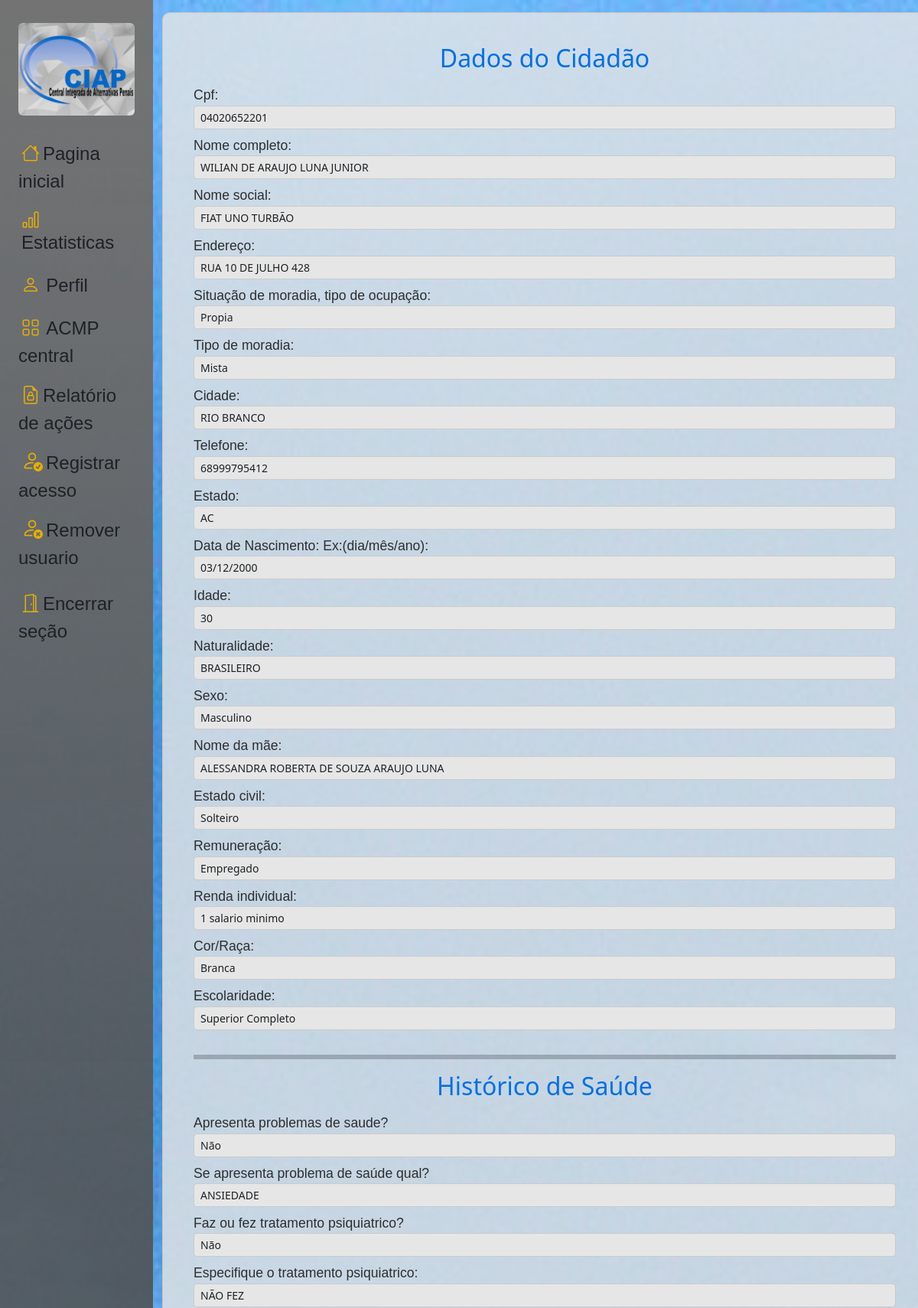
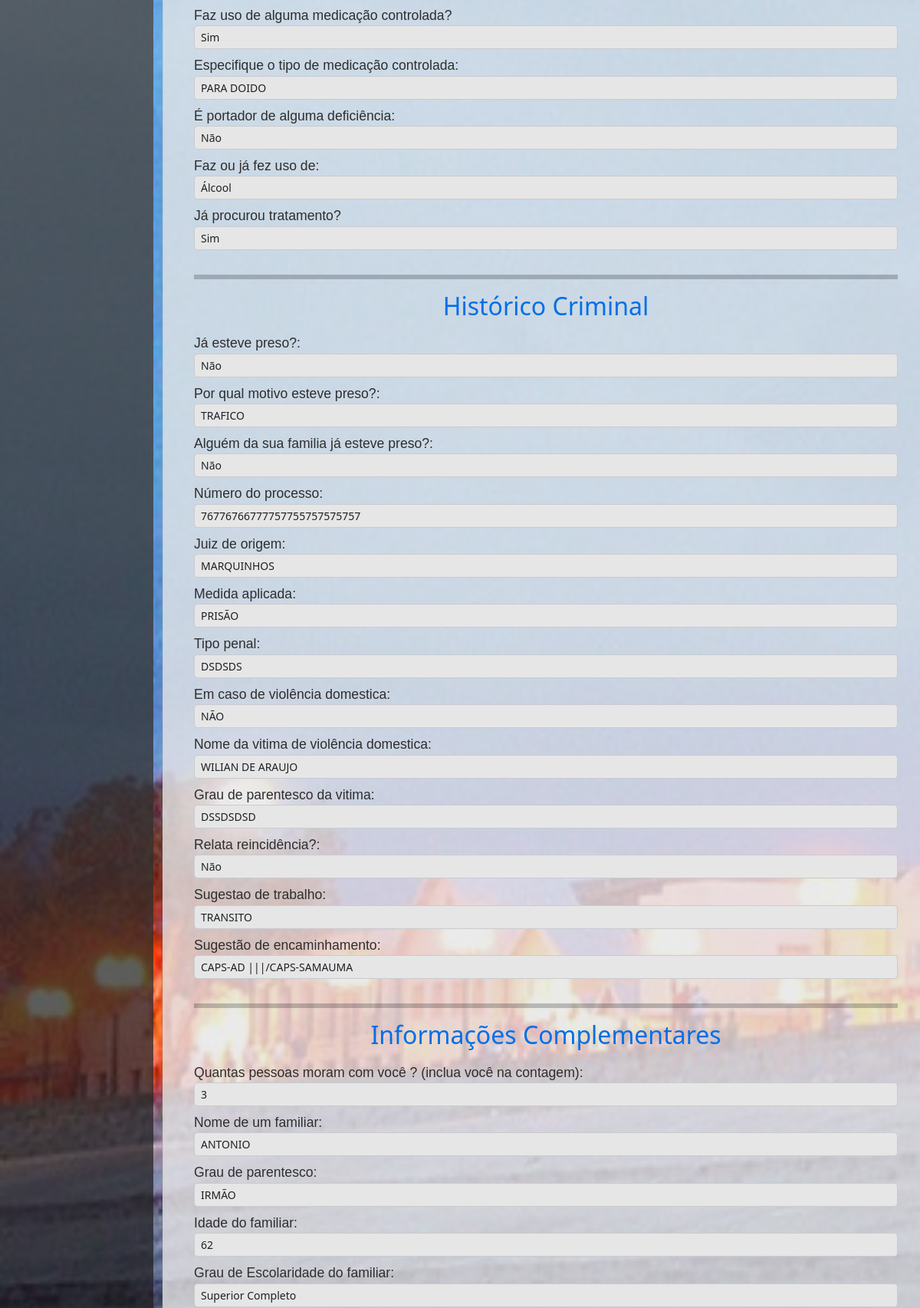
The app's page /atualizar_dados/04020652201/ (signed in, upper part) with its own data (2 pictures, top to bottom).
### core/models.py (models this page shows, shortened)
class Cidadao(models.Model):
    unidade = models.CharField(
                        choices=c_unidade,
                        max_length=15,
                        null=False,
                        blank=False,
                        default='Não informado',
                        )
    cpf = models.CharField(max_length=11, primary_key=True, verbose_name='Cpf:', unique=True)
    nome = models.CharField(max_length=80, verbose_name='Nome completo:')
    nome_social = models.CharField(max_length=80, blank=True, null=True, verbose_name='Nome social:', default='Não definido')
    endereco = models.CharField(max_length=80, verbose_name='Endereço:')
    moradia_situacao = models.CharField(
                        max_length=15,
                        choices=c_moradia_situacao,
                        verbose_name='Situação de moradia, tipo de ocupação:',
                        blank=True,
                        null=True
                    )
    moradia_tipo = models.CharField(
                        max_length=9,
                        choices=c_moradia_tipo,
                        verbose_name='Tipo de moradia:',
                        blank=True,
                        null=True
                    )
    cidade = models.CharField(max_length=20, verbose_name='Cidade:')
    telefone = models.CharField(max_length=13, verbose_name='Telefone:')
    estado = models.CharField(
                    choices=c_estado,
                    verbose_name='Estado:',
                    max_length=19,
                    blank=False,
                    null=False,
                    default='Não informado',
                     )
    data_nascimento = models.DateField(blank=False, verbose_name='Data de Nascimento: Ex:(dia/mês/ano)')
    idade = models.CharField(max_length=2, verbose_name='Idade:')
    naturalidade = models.CharField(max_length=50, verbose_name='Naturalidade:')
    sexo = models.CharField(max_length=1, choices=c_sexo, blank=False,  null=False, verbose_name='Sexo:')
    mae = models.CharField(max_length=50, verbose_name='Nome da mãe:')
    estado_civil = models.CharField(choices=c_estado_civil,
                                    default='selecione',
                                    max_length=20)
    remuneracao = models.CharField(max_length=20, choices=c_remuneracao, default='Não informado', verbose_name='Remuneração:')
    renda_individual = models.CharField(max_length=50, choices=c_renda_invidual, null=True, blank=True)
    cor_raca = models.CharField(max_length=8, choices=c_raca_cor, verbose_name='Cor/Raça:', blank=False, null=False)
    escolaridade = models.CharField(
                                choices=c_escolaridade,
                                max_length=22,
                                default='selecione',
                                blank=False,
                                null=False,
                                    )
    data_entrada = models.DateField(auto_now_add=True)
    class Meta:
        indexes = [
            models.Index(fields=['nome']),
            models.Index(fields=['unidade']),
        ]

class HistoricoSaude(models.Model):
    cidadao = models.ForeignKey(Cidadao, on_delete=models.CASCADE, to_field='cpf', related_name='historicos_saude')
    saude = models.CharField(
                            choices=c_sim_nao,
                            max_length=3,
                            default='Selecione',
                            verbose_name='Apresenta problemas de saude?',
                            blank=False,
                            null=False,
                             )
    saude_just = models.CharField(max_length=80, verbose_name='Se apresenta problema de saúde qual?', blank=True, null=True)
    tratamento_psi = models.CharField(
                                    choices=c_sim_nao,
                                    max_length=3,
                                    verbose_name='Faz ou fez tratamento psiquiatrico?',
                                    default='Selecione',
                                    blank=False,
                                    null=False,
                                    )
    tratamento_psi_jus = models.CharField(max_length=80, verbose_name='Especifique o tratamento psiquiatrico:', blank=True, null=True)
    medicacao_controlada = models.CharField(
                                            choices=c_sim_nao,
                                            max_length=3,
                                            default='Selecione',
                                            verbose_name='Faz uso de alguma medicação controlada?',
                                            blank=False,
                                            null=False,
                                            )
    medicacao_controlada_jus = models.CharField(max_length=80, blank=True, null=True, verbose_name='Especifique o tipo de medicação controlada:')
    deficiencia = models.CharField(
        choices=c_sim_nao,
        max_length=3,
        verbose_name='É portador de alguma deficiência:',
        blank=False,
        null=False,
        )
    drogas_uso = models.CharField(
        max_length=20,
        choices=DROGAS_CHOICES,
        blank=True,
        null=True,
        verbose_name='Faz ou já fez uso de:'
    )
    tratamento = models.CharField(
                                choices=c_sim_nao,
                                max_length=3,
                                default='',
                                verbose_name='Já procurou tratamento?')  # Definido como não-nulo com valor padrão

class HistoricoCriminal(models.Model):
    cidadao = models.ForeignKey(Cidadao, on_delete=models.CASCADE, to_field='cpf', related_name='historicos_criminais')
    ja_esteve_preso = models.CharField(max_length=3, choices=c_sim_nao, blank=False, null=False, verbose_name='Já esteve preso?:')
    prisao_justificativa = models.CharField(max_length=50, blank=True, null=True, verbose_name='Por qual motivo esteve preso?:')
    prisao_familiar = models.CharField(max_length=3, choices=c_sim_nao, blank=False, null=False, verbose_name='Alguém da sua familia já esteve preso?:')
    numero_do_processo = models.CharField(max_length=30, blank=False, null=False, verbose_name='Número do processo:')
    juiz_de_origem = models.CharField(max_length=50, blank=False, null=False, verbose_name='Juiz de origem:')
    medida_aplicada = models.CharField(max_length=50, blank=False, null=False, verbose_name='Medida aplicada:')
    tipo_penal = models.CharField(max_length=50, blank=True, verbose_name='Tipo penal:')
    violencia_domestica = models.CharField(max_length=50, blank=True, verbose_name='Em caso de violência domestica:')
    violencia_dome_nome_vitima = models.CharField(max_length=50, blank=True, null=True, verbose_name='Nome da vitima de violência domestica:')
    grau_de_parentesco = models.CharField(max_length=50, blank=True, null=True, verbose_name='Grau de parentesco da vitima:')
    reincidencia = models.CharField(max_length=3, choices=c_sim_nao, blank=True, null=True, verbose_name='Relata reincidência?:')
    sugestao_de_trabalho = models.CharField(max_length=36, choices=c_sugestao_trabalho, blank=True, null=True)
    sugest_encaminhamento = models.CharField(max_length=36, choices=c_sugestao_encaminhamento, blank=True, null=True, verbose_name='Sugestão de encaminhamento:')
    class Meta:
        indexes = [
            models.Index(fields=['numero_do_processo']),
        ]

class InformacoesComplementares(models.Model):
    cidadao = models.ForeignKey(Cidadao, on_delete=models.CASCADE, to_field='cpf', related_name='informacoes_complementares')
    quantas_pessoas = models.CharField(max_length=2, blank=True, null=True,verbose_name='Quantas pessoas moram com você ? (inclua você na contagem)')
    nome_familiar = models.CharField(max_length=70, blank=False, null=False,verbose_name='Nome de um familiar:')
    parentesco = models.CharField(max_length=100, blank=True, null=True, verbose_name='Grau de parentesco:')
    idade_familiar = models.CharField(max_length=3, blank=True, null=True, verbose_name='Idade do familiar:')  # Valor padrão definido
    escolaridade_familiar = models.CharField(
                                            choices=c_escolaridade,
                                            max_length=30,
                                            blank=True,
                                            null=True,
                                            verbose_name='Grau de Escolaridade do familiar:')
    ocupacao = models.CharField(max_length=100, verbose_name='Ocupação:')
    analise_descritiva = models.CharField(max_length=300, verbose_name='Análise descritiva:')
    tip_penal = models.CharField(
                                    default='selecione',
                                    choices=c_tip_penal,
                                    max_length=30,
                                    verbose_name='Tipificação penal:'
                                )
    medida_cumprimento = models.CharField(
                                            default='selecione',
                                            max_length=50,
                                            choices=c_medida_cumprimento,
                                            verbose_name='Medida de cumprimento:',
                                            )
    motivo_saida = models.CharField(
                                    default='nao definido',
                                    choices=c_motivo_saida,
                                    max_length=40,
                                    verbose_name='Motivo de saida:'
                                    )

### core/views.py (the view)
# urls.py: path('atualizar_dados/<str:cpf>/', views.atualizar_dados, name='atualizar_dados'),
@login_required
def atualizar_dados(request, cpf):
    try:
        cidadao = Cidadao.objects.get(cpf=cpf)
    except Cidadao.DoesNotExist:
        return redirect('not_found_page')
    unidade_usuario = request.user.unidade
    if cidadao.unidade != unidade_usuario:
        messages.error(request, 'Você não tem permissão para acessar esses dados.')
        return redirect('permission_denied')
    if request.method == 'POST':
        form_cidadao = AlterarDadosForm(request.POST, instance=cidadao)
        form_historico_saude = HistoricoSaudeForm(request.POST, instance=HistoricoSaude.objects.filter(cidadao=cidadao).first())
        form_historico_criminal = HistoricoCriminalForm(request.POST, instance=HistoricoCriminal.objects.filter(cidadao=cidadao).first())
        form_informacoes_complementares = InformacoesComplementaresForm(request.POST, instance=InformacoesComplementares.objects.filter(cidadao=cidadao).first())
        if (form_cidadao.is_valid() and
            form_historico_saude.is_valid() and
            form_historico_criminal.is_valid() and
            form_informacoes_complementares.is_valid()):
            form_cidadao.save()
            form_historico_saude.save()
            form_historico_criminal.save()
            form_informacoes_complementares.save()
            return redirect('sucess_page')
        else:
            messages.error(request, 'Há erros no formulário. Por favor, corrija-os.')
    else:
        form_cidadao = AlterarDadosForm(instance=cidadao)
        form_historico_saude = HistoricoSaudeForm(instance=HistoricoSaude.objects.filter(cidadao=cidadao).first() or HistoricoSaude(cidadao=cidadao))
        form_historico_criminal = HistoricoCriminalForm(instance=HistoricoCriminal.objects.filter(cidadao=cidadao).first() or HistoricoCriminal(cidadao=cidadao))
        form_informacoes_complementares = InformacoesComplementaresForm(instance=InformacoesComplementares.objects.filter(cidadao=cidadao).first() or InformacoesComplementares(cidadao=cidadao))
    return render(request, 'commons/include/editar_form.html', {
        'form_cidadao': form_cidadao,
        'form_historico_saude': form_historico_saude,
        'form_historico_criminal': form_historico_criminal,
        'form_informacoes_complementares': form_informacoes_complementares,
        'cidadao': cidadao
    })

### core/forms.py
class AlterarDadosForm(forms.ModelForm):
    class Meta:
        model = Cidadao
        fields = '__all__'
        exclude = ['unidade']
    def __init__(self, *args, **kwargs):
        super(AlterarDadosForm, self).__init__(*args, **kwargs)
        for f in self.fields:
            self.fields[f].widget.attrs['class'] = 'form-control form-control-sm'

class HistoricoSaudeForm(forms.ModelForm):
    class Meta:
        model = HistoricoSaude
        fields = '__all__'
        exclude = ['cidadao']
    def __init__(self, *args, **kwargs):
        super(HistoricoSaudeForm, self).__init__(*args, **kwargs)
        for f in self.fields:
            self.fields[f].widget.attrs['class'] = 'form-control form-control-sm'

### templates/commons/include/editar_form.html (shortened to what this page needs)
{% extends 'commons/include/new_base.html' %}
{% load static %}
{% block css %}
    <link href="{% static 'css/editar_form.css' %}" rel="stylesheet">
{% endblock %}
{% block content %}
    <div class="container" id="box_form">
        <form method="post">
            <div class="form-group">
                <h2 class="d-flex justify-content-center">Dados do Cidadão</h2>
                {{ form_cidadao.as_p }}
            </div>
            <hr>
            <div class="form-group">
                <h2 class="d-flex justify-content-center">Histórico de Saúde</h2>
                {{form_historico_saude.as_p }}
            </div>
            <hr>
            <div class="form-group">
                <h2 class="d-flex justify-content-center">Histórico Criminal</h2>
                {{ form_historico_criminal.as_p }}
            </div>
            <hr>
            <div class="form-group">
                <h2 class="d-flex justify-content-center">Informações Complementares</h2>
                {{form_informacoes_complementares.as_p }}
            </div>
        </form>
    </div>
{% endblock content %}

### static/css/base.css (style rules this page uses)
body { background-image: url('/media/acreImg.png'); background-size: cover; background-position: top left; background-repeat: no-repeat; background-attachment: fixed; filter: brightness(0.9) contrast(1.0); }
.container { width: 1000px; }
label { font-size: large; }

### static/css/editar_form.css (style rules this page uses)
label { font-size: 1.1rem; font-family: 'Arial', sans-serif; color: #333; }
.form-group { margin-bottom: 2rem; }
#box_form { border: 1px solid #ddd; background-color: rgba(255, 255, 255, 0.8); padding: 40px; border-radius: 10px; }
.form-group p { margin-bottom: 0.5rem; }
h2 { color: #007bff; margin-bottom: 1rem; }
.container { max-width: 1000px; }
hr { border-bottom: solid 5px; }

### records on screen
Cidadao: cpf "04020652201", nome "WILIAN DE ARAUJO LUNA JUNIOR", nome_social "FIAT UNO TURBÃO", endereco "RUA 10 DE JULHO 428", moradia_situacao "Propia", moradia_tipo "Mista", cidade "RIO BRANCO", telefone "68999795412", estado "AC", data_nascimento "03/12/2000", idade "30", naturalidade "BRASILEIRO", sexo "Masculino", mae "ALESSANDRA ROBERTA DE SOUZA ARAUJO LUNA", estado_civil "Solteiro", remuneracao "Empregado", renda_individual "1 salario minimo", cor_raca "Branca", escolaridade "Superior Completo"
HistoricoSaude: saude "Não", saude_just "ANSIEDADE", tratamento_psi "Não", tratamento_psi_jus "NÃO FEZ", medicacao_controlada "Sim", medicacao_controlada_jus "PARA DOIDO", deficiencia "Não", drogas_uso "Álcool", tratamento "Sim"
HistoricoCriminal: ja_esteve_preso "Não", prisao_justificativa "TRAFICO", prisao_familiar "Não", numero_do_processo "76776766777757755757575757", juiz_de_origem "MARQUINHOS", medida_aplicada "PRISÃO", tipo_penal "DSDSDS", violencia_domestica "NÃO", violencia_dome_nome_vitima "WILIAN DE ARAUJO", grau_de_parentesco "DSSDSDSD", reincidencia "Não", sugestao_de_trabalho "TRANSITO", sugest_encaminhamento "CAPS-AD |||/CAPS-SAMAUMA"
InformacoesComplementares: quantas_pessoas "3", nome_familiar "ANTONIO", parentesco "IRMÃO", idade_familiar "62", escolaridade_familiar "Superior Completo"
